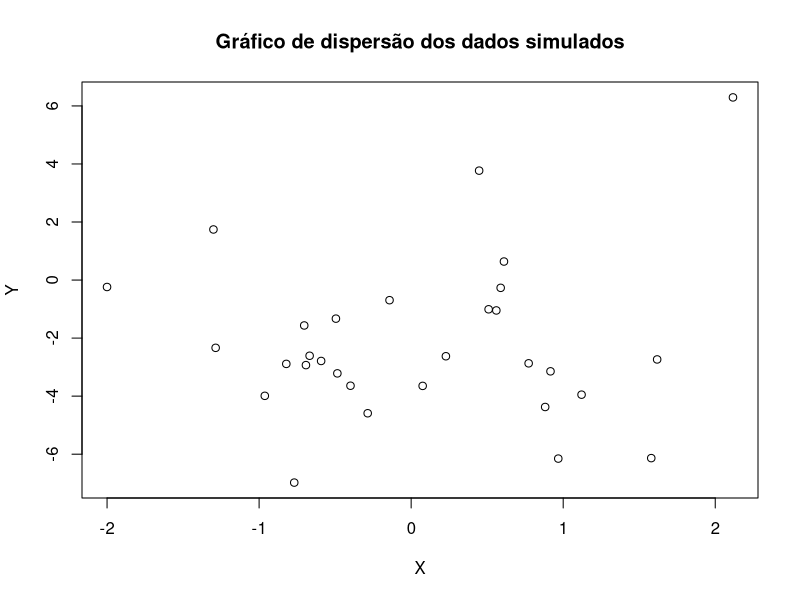
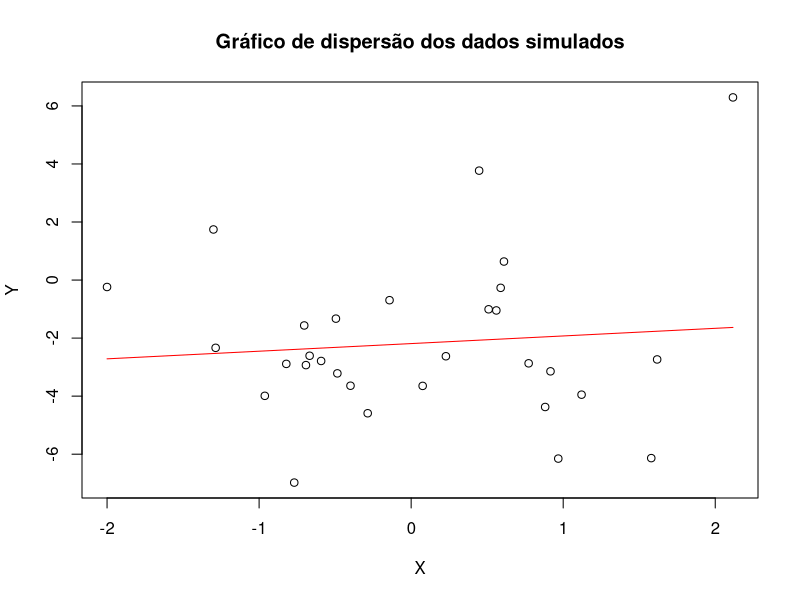
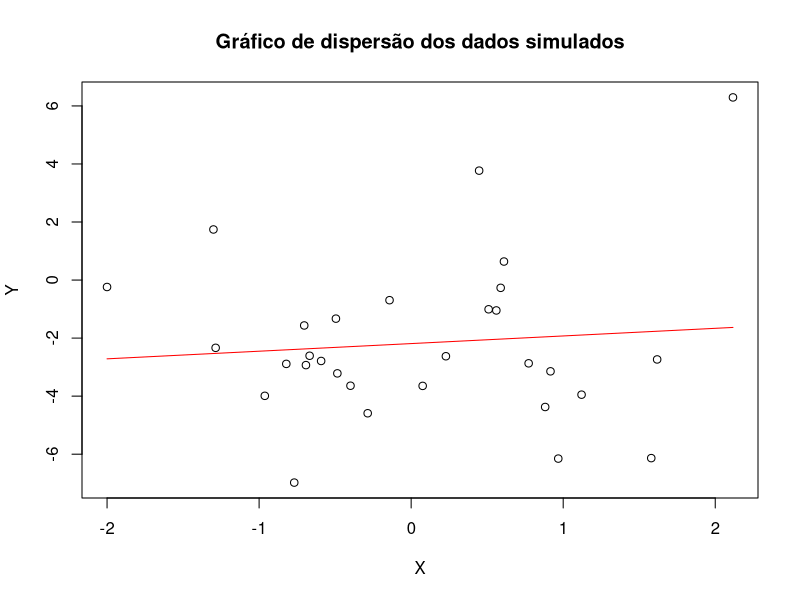
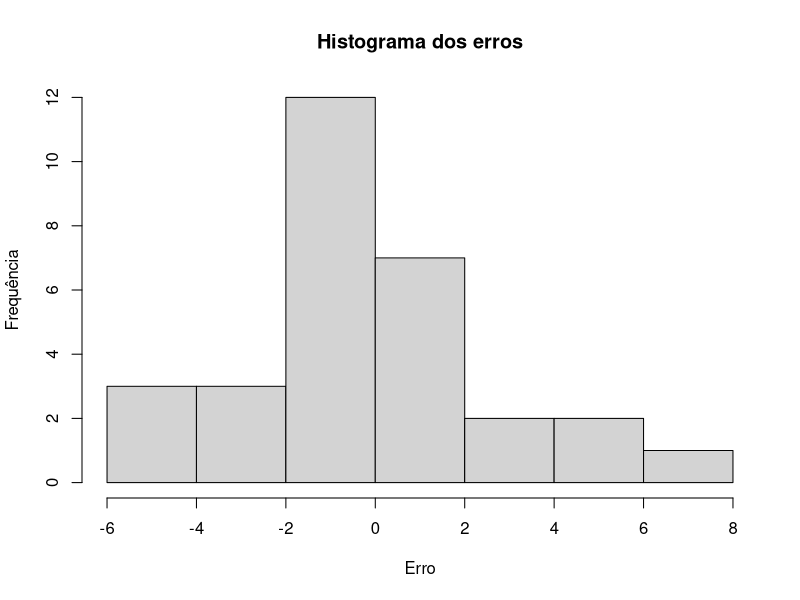
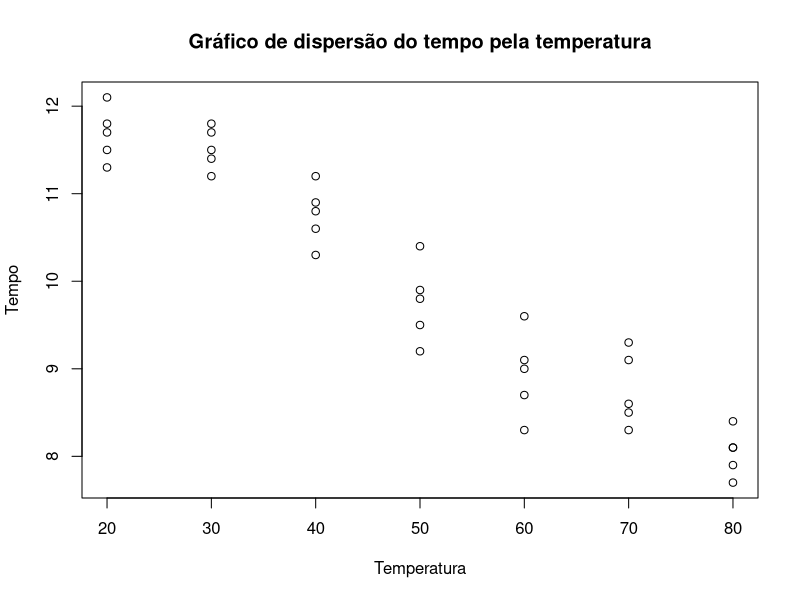
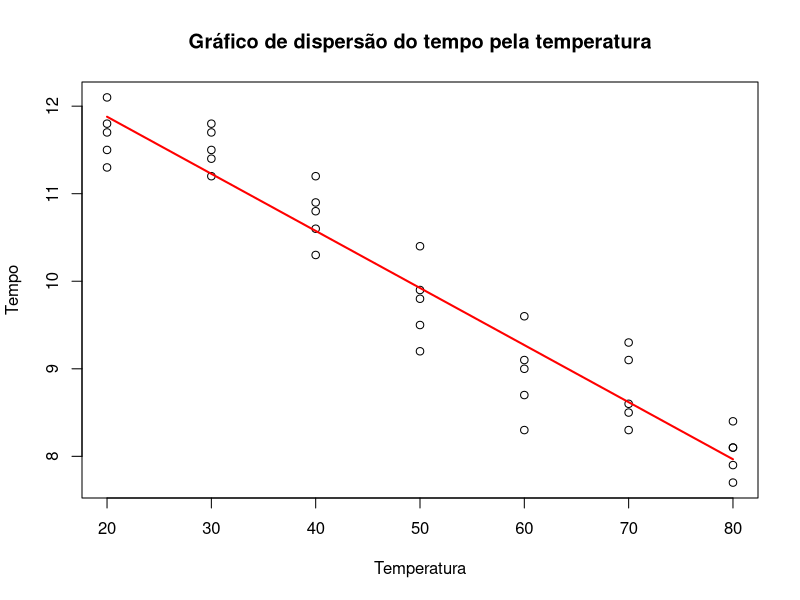
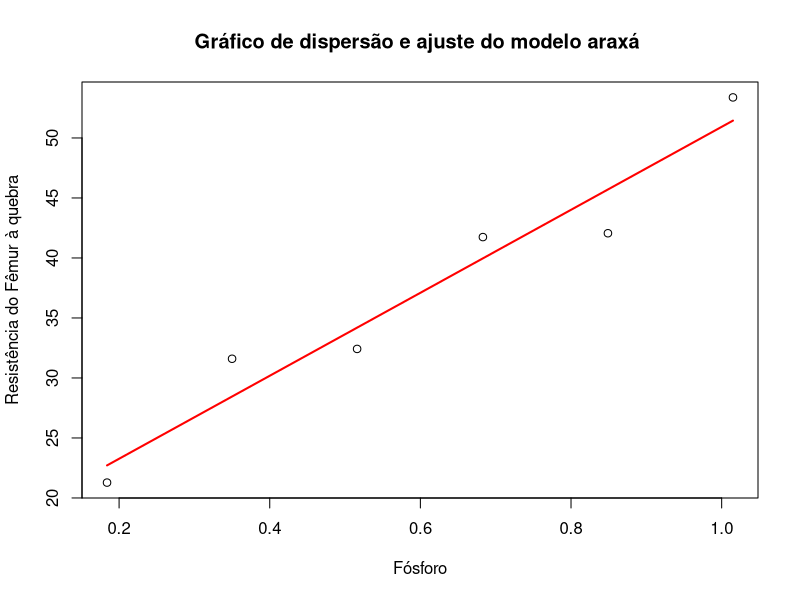
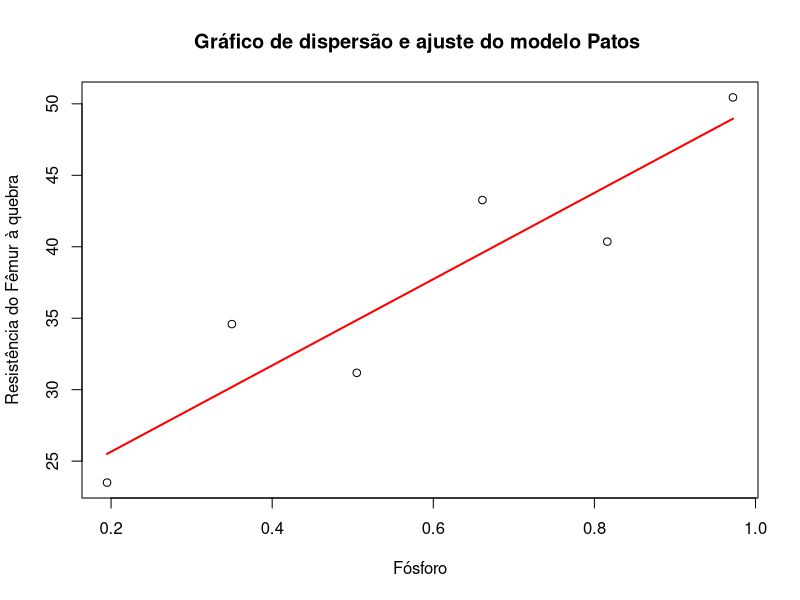

Generate these figures, in order, with R:
## ---- chunk 1
knitr::opts_chunk$set(echo = F, warning = F)
## ---- chunk 2
set.seed(350)
n    <- 30
x    <- rnorm(n)
erro <- rnorm(n, 0, 3)
y    <- -2 + 0.5*x + erro
## ---- chunk 3
print(y)
## ---- chunk 4
plot(x, y,
     xlab = 'X',
     ylab = 'Y',
     main = 'Gráfico de dispersão dos dados simulados'
     )

## ---- chunk 5
beta_1 = sum((x - mean(x)) * (y - mean(y))) / sum((x - mean(x))^2)

beta_0 = mean(y) - beta_1*mean(x)

plot(x, y,
     xlab = 'X',
     ylab = 'Y',
     main = 'Gráfico de dispersão dos dados simulados'
     )
curve(beta_0 + beta_1*x, add =T, col = 'red')

## ---- chunk 6
matriz_x = matrix(c(rep(1,n),x), ncol =2)
matriz_x
## ---- chunk 7
matriz_y = matrix(y)
matriz_y
## ---- chunk 8
t(matriz_x)
## ---- chunk 9
t(matriz_x) %*% matriz_x
## ---- chunk 10
solve(t(matriz_x) %*% matriz_x)
## ---- chunk 11
t(matriz_x) %*% matriz_y
## ---- chunk 12
solve(t(matriz_x) %*% matriz_x) %*% t(matriz_x) %*% matriz_y
## ---- chunk 13
betas <- solve(t(matriz_x) %*% matriz_x) %*% t(matriz_x) %*% matriz_y

plot(x, y,
     xlab = 'X',
     ylab = 'Y',
     main = 'Gráfico de dispersão dos dados simulados'
     )
curve(betas[1] + betas[2]*x, add =T, col = 'red')
## ---- chunk 14
hist(erro, 
     xlab = 'Erro',
     ylab = 'Frequência',
     main = 'Histograma dos erros')

## ---- chunk 15
shapiro.test(erro)
## ---- chunk 16
L1 <- c(11.3, 11.8, 11.5, 12.1, 11.7)
L2 <- c(11.8, 11.5, 11.4, 11.7, 11.2)
L3 <- c(10.9, 11.2, 10.8, 10.6, 10.3)
L4 <- c(10.4, 9.8 , 9.5 , 9.9 , 9.2 )
L5 <- c(9.6 , 9.0 , 8.7 , 8.3 , 9.1 )
L6 <- c(9.1 , 9.3 , 8.5 , 8.6 , 8.3 )
L7 <- c(8.4 , 8.1 , 8.1 , 7.7 , 7.9 )

temperatura <- c(rep(20, 5), rep(30, 5), rep(40, 5),
                 rep(50, 5), rep(60, 5), rep(70, 5),
                 rep(80, 5))

tempo       <- c(L1, L2, L3, L4, L5, L6, L7)


dados       <- data.frame(Temperatura <- temperatura,
                          Tempo       <- tempo)

colnames(dados) <- c('Temperatura', 'Tempo')

print(dados)

## ---- chunk 17
plot(dados$Temperatura, dados$Tempo,
     xlab = 'Temperatura',
     ylab = 'Tempo',
     main = 'Gráfico de dispersão do tempo pela temperatura')
## ---- chunk 18
library(MASS)

est_L1 <- fitdistr(L1, dnorm, start = list(mean= 10, sd= 2))$estimate
est_L2 <- fitdistr(L2, dnorm, start = list(mean= 10, sd= 2))$estimate
est_L3 <- fitdistr(L3, dnorm, start = list(mean= 10, sd= 2))$estimate
est_L4 <- fitdistr(L4, dnorm, start = list(mean= 10, sd= 2))$estimate
est_L5 <- fitdistr(L5, dnorm, start = list(mean= 10, sd= 2))$estimate
est_L6 <- fitdistr(L6, dnorm, start = list(mean= 10, sd= 2))$estimate
est_L7 <- fitdistr(L7, dnorm, start = list(mean= 10, sd= 2))$estimate

estimativas <- data.frame(rbind(est_L1, est_L2, est_L3,
                     est_L4, est_L5, est_L6, est_L7))

estimativas$var <- estimativas$sd**2
estimativas$cv  <- estimativas$sd / estimativas$mean

row.names(estimativas) <- c(seq(20, 80, 10))

print(estimativas)

## ---- chunk 19
tempos      <- data.frame(T20 = L1, T30 = L2, T40 = L3, T50 = L4,
                          T60 = L5, T70 = L6, T80 = L7 )


estimativas <- data.frame(
                          apply(tempos, 2, FUN = function(x)
                                  {media  <- mean(x)
                                   desvio <- sd(x)
                                   varia  <- var(x)
                                   cv     <- sd(x)/mean(x)
                                   return(c(media, desvio, varia, cv))
                                   }))

row.names(estimativas) <- c('mean', 'sd', 'var', 'cv')
estimativas            <- data.frame(t(estimativas))

estimativas

## ---- chunk 20

modelo1 <- lm(Tempo ~ Temperatura, data = dados)
modelo1
## ---- chunk 21

library(lmtest)

gqtest(modelo1)

## ---- chunk 22
residuo <- Tempo - modelo1$fitted.values
tc <- (modelo1$coefficients[2] - 0)/((sum(residuo^2))/length(residuo)/ sum((Temperatura - mean(Temperatura))^2))^0.5

#qt(0.975, 33)
## ---- chunk 23
shapiro.test(modelo1$residuals)
## ---- chunk 24
plot(dados$Temperatura, dados$Tempo,
     xlab = 'Temperatura',
     ylab = 'Tempo',
     main = 'Gráfico de dispersão do tempo pela temperatura')
curve(modelo1$coefficients[1] + modelo1$coefficients[2]*x, add = T, col = 'red', lty = 1, lwd = 2)

## ---- chunk 25
confint(modelo1)
## ---- chunk 26
araxa <- data.frame(Y = c(21.28,31.60,32.42,41.74,42.06,53.38),
                    X = c(0.184,0.350,0.516,0.683,0.849,1.015))
patos <- data.frame(Y = c(23.50,34.59,31.18,43.27,40.36,50.45),
                    X = c(0.195,0.350,0.505,0.661,0.816,0.972))
bical <- data.frame(Y = c(25,39,43,60,63,71),
                    X = c(0.18,0.36,0.50,0.65,0.78,0.94))

modelo_araxa <- lm(Y ~ X, data = araxa)
modelo_patos <- lm(Y ~ X, data = patos)
modelo_bical <- lm(Y ~ X, data = bical)
## ---- chunk 27
plot(x = araxa$X, y = araxa$Y,
     xlab = 'Fósforo',
     ylab = 'Resistência do Fêmur à quebra',
     main = 'Gráfico de dispersão e ajuste do modelo araxá ')
curve(modelo_araxa$coefficients[1] + modelo_araxa$coefficients[2]*x ,  col = 'red', lwd = 2, add=T)


## ---- chunk 28
plot(x = patos$X, y = patos$Y,
     xlab = 'Fósforo',
     ylab = 'Resistência do Fêmur à quebra',
     main = 'Gráfico de dispersão e ajuste do modelo Patos ')
curve(modelo_patos$coefficients[1] + modelo_patos$coefficients[2]*x ,  col = 'red', lwd = 2, add=T)


## ---- chunk 29
plot(x = bical$X, y = bical$Y,
     xlab = 'Fósforo',
     ylab = 'Resistência do Fêmur à quebra',
     main = 'Gráfico de dispersão e ajuste do modelo Bicálcico ')
curve(modelo_bical$coefficients[1] + modelo_bical$coefficients[2]*x ,  col = 'red', lwd = 2, add=T)


## ---- chunk 30
summary(modelo_araxa)
summary(modelo_patos)
summary(modelo_bical)
## ---- chunk 31
DR_araxa <- modelo_araxa$coefficients[2] / modelo_bical$coefficients[2]
 # Quanto mais melhor
DR_patos <- modelo_patos$coefficients[2] / modelo_bical$coefficients[2]
## ---- chunk 32
dados <- rbind(araxa, patos, bical)

plot(x = dados$X, y = dados$Y,
     xlab = 'Fósforo',
     ylab = 'Resistência do Fêmur à quebra',
     main = 'Gráfico de dispersão e ajuste do modelos')
curve(modelo_araxa$coefficients[1] + modelo_araxa$coefficients[2]*x ,  col = 'red', lwd = 2, add=T, lty=2)
curve(modelo_patos$coefficients[1] + modelo_patos$coefficients[2]*x ,  col = 'blue', lwd = 2, add=T, lty=2)
curve(modelo_bical$coefficients[1] + modelo_bical$coefficients[2]*x ,  col = 'green3', lwd = 2, add=T, lty=2)

text(x=0.8, y=70, "Bicálcico",col = 'green3')
text(x=1, y=46, "Patos",col = 'blue')
text(x=0.9, y=53, "Araxá",col = 'red')
## ---- chunk 33
cereais <- read.table(file = 'dados/cereais.txt',header = T)
cereais
## ---- chunk 34

plot(x = cereais$ano, y = cereais$area,
     xlab = 'Ano',
     ylab = 'Superfície agrícola',
     main = 'Gráfico de dispersão do ano pela área agrícola')
## ---- chunk 35
cor(cereais$ano, cereais$area)
## ---- chunk 36
modelo1 <- lm(area ~ ano, data = cereais)

plot(x = cereais$ano, y = cereais$area,
     xlab = 'Ano',
     ylab = 'Superfície agrícola',
     main = 'Gráfico de dispersão do ano pela área agrícola')
curve(modelo1$coefficients[1] + modelo1$coefficients[2]*x, add=T,
      lwd = 2, col = 'red')
summary(modelo1)
## ---- chunk 37
R2 <- sum((modelo1$fitted.values - mean(cereais$area))^2)/sum((cereais$area - mean(cereais$area))^2)
R2
## ---- chunk 38
R2 - (1)/(nrow(cereais)-2) * (1 - R2)
## ---- chunk 39
plot(x = cereais$ano, y = cereais$area,
     xlab = 'Ano',
     ylab = 'Superfície agrícola',
     main = 'Gráfico de dispersão do ano pela área agrícola')
curve(modelo1$coefficients[1] + modelo1$coefficients[2]*x, add=T,
      lwd = 2, col = 'red')
## ---- chunk 40
sum((modelo1$fitted.values - mean(cereais$area))^2)
## ---- chunk 41
sum(modelo1$residuals^2)
## ---- chunk 42
cereais$hectares <- cereais$area * 100
cereais


modelo2 <- lm(hectares ~ ano, data = cereais)

## ---- chunk 43
plot(x = cereais$ano, y = cereais$hectares,
     xlab = 'Ano',
     ylab = 'Superfície agrícola',
     main = 'Gráfico de dispersão do ano pela área agrícola em hectares')
curve(modelo2$coefficients[1] + modelo2$coefficients[2]*x, add=T,
      lwd = 2, col = 'red')
## ---- chunk 44
summary(modelo2)
## ---- chunk 45
cereais <- cereais[-3]
cereais['data_ajustada'] <- cereais$ano - 1985
cereais

modelo3 <- lm(area ~ data_ajustada, data = cereais)
modelo3
## ---- chunk 46
plot(x = cereais$data_ajustada, y = cereais$area,
     xlab = 'Ano ajustado',
     ylab = 'Superfície agrícola',
     main = 'Gráfico de dispersão do ano pela área agrícola em hectares')
curve(modelo3$coefficients[1] + modelo3$coefficients[2]*x, add=T,
      lwd = 2, col = 'red')
## ---- chunk 47
summary(modelo3)
